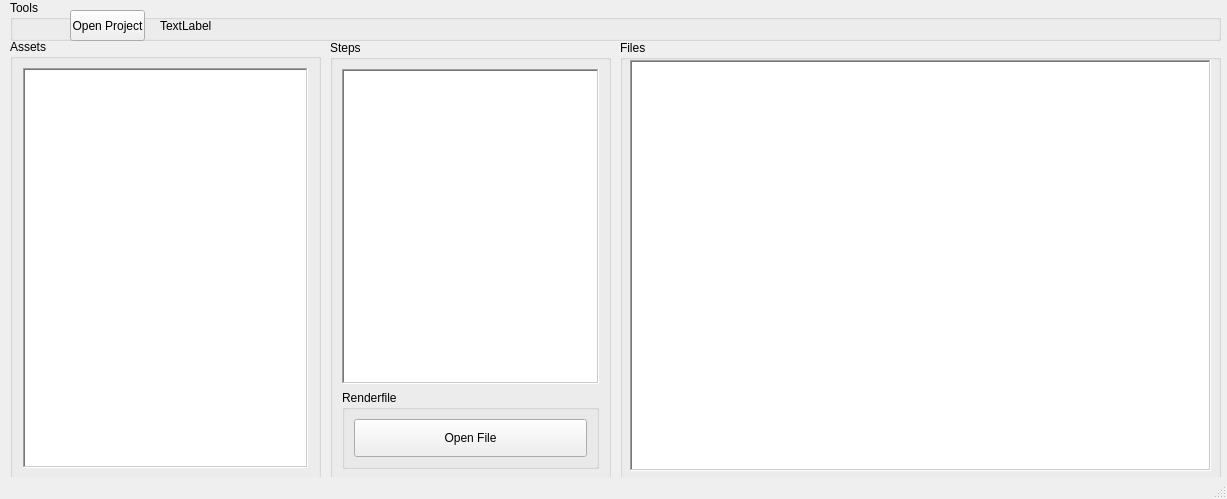
<?xml version="1.0" encoding="UTF-8"?>
<ui version="4.0">
 <class>MainWindow</class>
 <widget class="QMainWindow" name="MainWindow">
  <property name="geometry">
   <rect>
    <x>0</x>
    <y>0</y>
    <width>1227</width>
    <height>499</height>
   </rect>
  </property>
  <property name="windowTitle">
   <string>MainWindow</string>
  </property>
  <widget class="QWidget" name="centralwidget">
   <widget class="QGroupBox" name="groupBox_2">
    <property name="geometry">
     <rect>
      <x>10</x>
      <y>39</y>
      <width>311</width>
      <height>441</height>
     </rect>
    </property>
    <property name="title">
     <string>Assets</string>
    </property>
    <property name="flat">
     <bool>false</bool>
    </property>
    <layout class="QHBoxLayout" name="horizontalLayout_3">
     <property name="leftMargin">
      <number>10</number>
     </property>
     <property name="rightMargin">
      <number>10</number>
     </property>
     <item>
      <widget class="QTreeView" name="project_tree_view">
       <property name="autoFillBackground">
        <bool>true</bool>
       </property>
       <property name="frameShape">
        <enum>QFrame::WinPanel</enum>
       </property>
      </widget>
     </item>
    </layout>
   </widget>
   <widget class="QGroupBox" name="groupBox_3">
    <property name="geometry">
     <rect>
      <x>330</x>
      <y>40</y>
      <width>281</width>
      <height>441</height>
     </rect>
    </property>
    <property name="sizePolicy">
     <sizepolicy hsizetype="Preferred" vsizetype="Preferred">
      <horstretch>1</horstretch>
      <verstretch>8</verstretch>
     </sizepolicy>
    </property>
    <property name="title">
     <string>Steps</string>
    </property>
    <property name="flat">
     <bool>false</bool>
    </property>
    <layout class="QVBoxLayout" name="verticalLayout_2">
     <item>
      <widget class="QListWidget" name="asset_step_list">
       <property name="sizePolicy">
        <sizepolicy hsizetype="Expanding" vsizetype="Expanding">
         <horstretch>0</horstretch>
         <verstretch>8</verstretch>
        </sizepolicy>
       </property>
       <property name="autoFillBackground">
        <bool>true</bool>
       </property>
       <property name="frameShape">
        <enum>QFrame::WinPanel</enum>
       </property>
      </widget>
     </item>
     <item>
      <widget class="QGroupBox" name="groupBox">
       <property name="sizePolicy">
        <sizepolicy hsizetype="Preferred" vsizetype="Preferred">
         <horstretch>0</horstretch>
         <verstretch>2</verstretch>
        </sizepolicy>
       </property>
       <property name="title">
        <string>Renderfile</string>
       </property>
       <property name="flat">
        <bool>false</bool>
       </property>
       <layout class="QGridLayout" name="gridLayout">
        <item row="0" column="0">
         <widget class="QPushButton" name="open_file">
          <property name="sizePolicy">
           <sizepolicy hsizetype="Minimum" vsizetype="Expanding">
            <horstretch>1</horstretch>
            <verstretch>1</verstretch>
           </sizepolicy>
          </property>
          <property name="text">
           <string>Open File</string>
          </property>
         </widget>
        </item>
       </layout>
      </widget>
     </item>
    </layout>
   </widget>
   <widget class="QGroupBox" name="groupBox_4">
    <property name="geometry">
     <rect>
      <x>10</x>
      <y>0</y>
      <width>1211</width>
      <height>41</height>
     </rect>
    </property>
    <property name="title">
     <string>Tools</string>
    </property>
    <property name="flat">
     <bool>true</bool>
    </property>
    <widget class="QPushButton" name="bt_populate_list">
     <property name="geometry">
      <rect>
       <x>60</x>
       <y>10</y>
       <width>75</width>
       <height>31</height>
      </rect>
     </property>
     <property name="text">
      <string>Open Project</string>
     </property>
    </widget>
    <widget class="QLabel" name="CurrentPath">
     <property name="geometry">
      <rect>
       <x>150</x>
       <y>15</y>
       <width>621</width>
       <height>21</height>
      </rect>
     </property>
     <property name="text">
      <string>TextLabel</string>
     </property>
    </widget>
   </widget>
   <widget class="QGroupBox" name="groupBox_5">
    <property name="geometry">
     <rect>
      <x>620</x>
      <y>40</y>
      <width>601</width>
      <height>441</height>
     </rect>
    </property>
    <property name="title">
     <string>Files</string>
    </property>
    <property name="flat">
     <bool>false</bool>
    </property>
    <widget class="QListWidget" name="file_list">
     <property name="geometry">
      <rect>
       <x>10</x>
       <y>20</y>
       <width>581</width>
       <height>411</height>
      </rect>
     </property>
     <property name="frameShape">
      <enum>QFrame::WinPanel</enum>
     </property>
    </widget>
   </widget>
  </widget>
  <widget class="QStatusBar" name="statusbar">
   <property name="enabled">
    <bool>true</bool>
   </property>
  </widget>
 </widget>
 <resources/>
 <connections/>
</ui>
